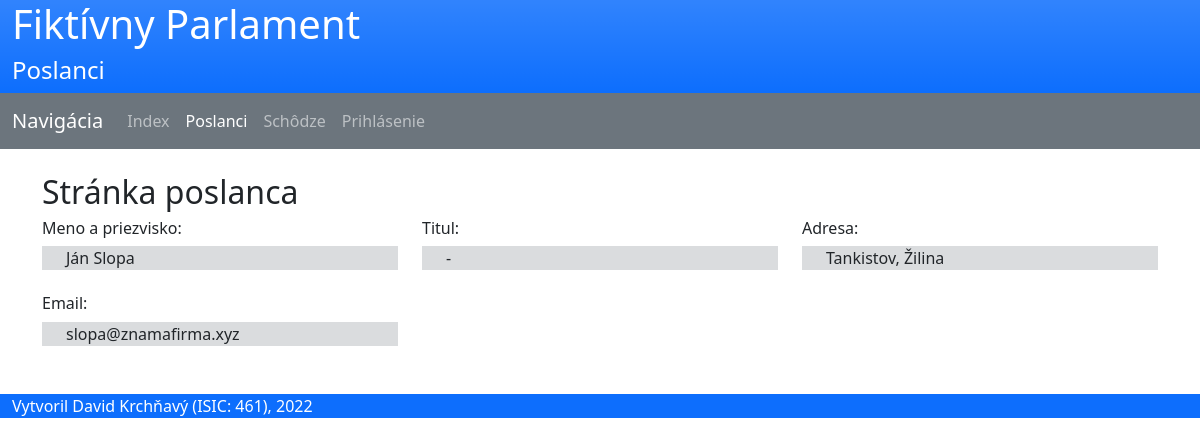
The page /poslanci.php?poslanec_id=6 on the database its author committed.
### tables this page shows
CREATE TABLE `osobne_udaje` (
  `id` int(11) NOT NULL AUTO_INCREMENT,
  `id_previerka` int(11) DEFAULT NULL,
  `email` varchar(50) NOT NULL,
  `titul` varchar(20) NOT NULL DEFAULT '',
  `meno` varchar(30) NOT NULL,
  `priezvisko` varchar(30) NOT NULL,
  `adresa` varchar(100) NOT NULL,
  PRIMARY KEY (`id`),
  UNIQUE KEY `email` (`email`),
  KEY `id_previerka` (`id_previerka`),
  CONSTRAINT `osobne_udaje_ibfk_1` FOREIGN KEY (`id_previerka`) REFERENCES `bezp_previerka` (`id`) ON DELETE NO ACTION
);

### classes.php (called while the page is built, shortened)
<?php
class OsobneUdaje
{
    public function __construct(private mysqli $mysqli, public int $id=0) {
        if ($id > 0) $this->select();
    }
    private function check_database() {
        return !$this->mysqli->connect_errno;
    }
    public function select(): void {
        if ($this->check_database()) {
            $stmt = $this->mysqli->prepare('SELECT * FROM osobne_udaje WHERE osobne_udaje.id=?');
            $stmt->bind_param('i', $this->id);
            $stmt->execute();
            $result = $stmt->get_result();
            if ($result->num_rows > 0) {
                $row = $result->fetch_assoc();
                $this->email = $row['email'];
                $this->titul = $row['titul'];
                $this->meno = $row['meno'];
                $this->priezvisko = $row['priezvisko'];
                $this->adresa = $row['adresa'];
            } else throw new UserNotFoundException('User with the specified id does not exist!');
        }
        else throw new Exception("Unknown error");
    }
}
class Poslanec
{
    public function __construct(private mysqli $mysqli, public int $id=0) {
        if ($id > 0) $this->select();
        $type = $mysqli->query("SHOW COLUMNS FROM poslanec WHERE Field = 'specializacia'")->fetch_assoc()['Type'];
    }
    private function check_database() {
        return !$this->mysqli->connect_errno;
    }
    public function select(): void {
        if ($this->check_database()) {
            $stmt = $this->mysqli->prepare("SELECT id_udaje, id_klub, specializacia FROM poslanec WHERE poslanec.id=?");
            $stmt->bind_param('i', $this->id);
            $stmt->execute();
            $result = $stmt->get_result();
            if ($result->num_rows > 0) {
                $row = $result->fetch_assoc();
                $this->id_udaje = $row['id_udaje'];
                $this->udaje = new OsobneUdaje($this->mysqli, $this->id_udaje);
            }
            else throw new UserNotFoundException('User with the specified id does not exist!');
        }
        else throw new Exception("Unknown error");
    }
}

### poslanci.php (the view, shortened to what this page needs)
<?php
include('classes.php');
include('functions.php');
include('navbar.php');
include('database.php');
if (isset($_GET['poslanec_id'])) {
    try {
        $poslanec = new Poslanec($mysqli, $_GET['poslanec_id']);
        if ($poslanec->udaje->id_previerka != null) $bezp_prev = new BezpecnostnaPrevierka($mysqli, $poslanec->udaje->id_previerka); ?>
        <div class="container">
            <div class="row">
                <div class="col-md-12">
                    <h2>Stránka poslanca</h2>
                    <div class="row">
                        <div class="col-md-4">
                            <h6>Meno a priezvisko:</h6>
                            <div class="bg-secondary bg-opacity-25 container mb-4">
                                <?= $poslanec->udaje->meno . ' ' . $poslanec->udaje->priezvisko ?></div>
                            <h6>Email:</h6>
                            <div class="bg-secondary bg-opacity-25 container mb-4"><?= $poslanec->udaje->email ?></div>
                        </div>
                        <div class="col-md-4">
                            <h6>Titul:</h6>
                            <div class="bg-secondary bg-opacity-25 container mb-4"><?= $poslanec->udaje->titul ?: '-' ?></div>
                        </div>
                        <div class="col-md-4">
                            <h6>Adresa:</h6>
                            <div class="bg-secondary bg-opacity-25 container mb-4"><?= $poslanec->udaje->adresa ?></div>
                        </div>
                    </div>
                </div>
            </div>
        </div>
    <?php }
    catch (UserNotFoundException) {
        display_error('Zadaný poslanec sa nenašiel');
    }
}
include('footer.php'); ?>

### style.css (style rules this page uses)
html { position: relative; min-height: 100%; }

### rows shown on the page
osobne_udaje: meno "Ján", priezvisko "Slopa", email "slopa@znamafirma.xyz", titul "-", adresa "Tankistov, Žilina"

### other values the page prints
$title "Poslanci"
